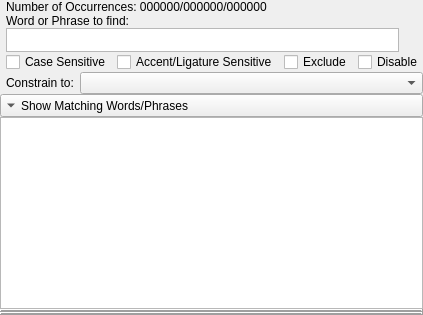
<?xml version="1.0" encoding="UTF-8"?>
<ui version="4.0">
 <comment>****************************************************************************
**
** Copyright (C) 2012-2025 Donna Whisnant, a.k.a. Dewtronics.
** Contact: http://www.dewtronics.com/
**
** This file is part of the KJVCanOpener Application as originally written
** and developed for Bethel Church, Festus, MO.
**
** GNU General Public License Usage
** This file may be used under the terms of the GNU General Public License
** version 3.0 as published by the Free Software Foundation and appearing
** in the file gpl-3.0.txt included in the packaging of this file. Please
** review the following information to ensure the GNU General Public License
** version 3.0 requirements will be met:
** http://www.gnu.org/copyleft/gpl.html.
**
** Other Usage
** Alternatively, this file may be used in accordance with the terms and
** conditions contained in a signed written agreement between you and
** Dewtronics.
**
****************************************************************************</comment>
 <class>CSearchPhraseEdit</class>
 <widget class="QWidget" name="CSearchPhraseEdit">
  <property name="sizePolicy">
   <sizepolicy hsizetype="Preferred" vsizetype="Preferred">
    <horstretch>0</horstretch>
    <verstretch>0</verstretch>
   </sizepolicy>
  </property>
  <property name="windowTitle">
   <string>SearchPhraseEditWidget</string>
  </property>
  <property name="toolTip">
   <string extracomment=",8.25,-1,5,50,0,0,0,0,0"/>
  </property>
  <layout class="QVBoxLayout" name="verticalLayout">
   <property name="spacing">
    <number>0</number>
   </property>
   <property name="margin">
    <number>0</number>
   </property>
   <item>
    <layout class="QHBoxLayout" name="horizontalLayout_3">
     <property name="spacing">
      <number>6</number>
     </property>
     <item>
      <spacer name="horizontalSpacer_2">
       <property name="orientation">
        <enum>Qt::Horizontal</enum>
       </property>
       <property name="sizeType">
        <enum>QSizePolicy::Preferred</enum>
       </property>
       <property name="sizeHint" stdset="0">
        <size>
         <width>6</width>
         <height>20</height>
        </size>
       </property>
      </spacer>
     </item>
     <item>
      <layout class="QGridLayout" name="gridLayout_2">
       <property name="spacing">
        <number>0</number>
       </property>
       <item row="0" column="0">
        <layout class="QHBoxLayout" name="horizontalLayout_2">
         <property name="spacing">
          <number>0</number>
         </property>
         <item>
          <layout class="QGridLayout" name="gridLayout">
           <property name="spacing">
            <number>0</number>
           </property>
           <item row="0" column="0">
            <widget class="QLabel" name="lblOccurrenceCount">
             <property name="toolTip">
              <string>Occurrence Count for this Phrase: Contributing/Selected Text/Whole Bible</string>
             </property>
             <property name="text">
              <string>Number of Occurrences: 000000/000000/000000</string>
             </property>
            </widget>
           </item>
           <item row="0" column="1" rowspan="2">
            <spacer name="horizontalSpacer">
             <property name="orientation">
              <enum>Qt::Horizontal</enum>
             </property>
             <property name="sizeHint" stdset="0">
              <size>
               <width>5</width>
               <height>13</height>
              </size>
             </property>
            </spacer>
           </item>
           <item row="0" column="2" rowspan="2">
            <layout class="QHBoxLayout" name="horizontalLayout">
             <property name="spacing">
              <number>0</number>
             </property>
             <item>
              <widget class="QPushButton" name="buttonAddPhrase">
               <property name="sizePolicy">
                <sizepolicy hsizetype="Preferred" vsizetype="Preferred">
                 <horstretch>0</horstretch>
                 <verstretch>0</verstretch>
                </sizepolicy>
               </property>
               <property name="maximumSize">
                <size>
                 <width>32</width>
                 <height>32</height>
                </size>
               </property>
               <property name="toolTip">
                <string>Add Phrase to User Database</string>
               </property>
               <property name="statusTip">
                <string>Add this Phrase to the User Database</string>
               </property>
               <property name="text">
                <string/>
               </property>
               <property name="icon">
                <iconset resource="KJVCanOpener.qrc">
                 <normaloff>:/res/addPhrase.png</normaloff>:/res/addPhrase.png</iconset>
               </property>
               <property name="flat">
                <bool>true</bool>
               </property>
              </widget>
             </item>
             <item>
              <widget class="QPushButton" name="buttonDelPhrase">
               <property name="sizePolicy">
                <sizepolicy hsizetype="Preferred" vsizetype="Preferred">
                 <horstretch>0</horstretch>
                 <verstretch>0</verstretch>
                </sizepolicy>
               </property>
               <property name="maximumSize">
                <size>
                 <width>32</width>
                 <height>32</height>
                </size>
               </property>
               <property name="toolTip">
                <string>Delete Phrase from User Database</string>
               </property>
               <property name="statusTip">
                <string>Delete this Phrase from the User Database</string>
               </property>
               <property name="text">
                <string/>
               </property>
               <property name="icon">
                <iconset resource="KJVCanOpener.qrc">
                 <normaloff>:/res/delPhrase.png</normaloff>:/res/delPhrase.png</iconset>
               </property>
               <property name="flat">
                <bool>true</bool>
               </property>
              </widget>
             </item>
             <item>
              <widget class="QPushButton" name="buttonClear">
               <property name="sizePolicy">
                <sizepolicy hsizetype="Maximum" vsizetype="Maximum">
                 <horstretch>0</horstretch>
                 <verstretch>0</verstretch>
                </sizepolicy>
               </property>
               <property name="maximumSize">
                <size>
                 <width>32</width>
                 <height>32</height>
                </size>
               </property>
               <property name="toolTip">
                <string>Clear Phrase Text</string>
               </property>
               <property name="statusTip">
                <string>Clear this Phrase Text</string>
               </property>
               <property name="text">
                <string/>
               </property>
               <property name="icon">
                <iconset resource="KJVCanOpener.qrc">
                 <normaloff>:/res/edit_clear.png</normaloff>:/res/edit_clear.png</iconset>
               </property>
               <property name="flat">
                <bool>true</bool>
               </property>
              </widget>
             </item>
            </layout>
           </item>
           <item row="1" column="0">
            <widget class="QLabel" name="lblPhrase">
             <property name="text">
              <string>Word or Phrase to find:</string>
             </property>
             <property name="buddy">
              <cstring>editPhrase</cstring>
             </property>
            </widget>
           </item>
           <item row="2" column="0" colspan="3">
            <widget class="CPhraseLineEdit" name="editPhrase">
             <property name="sizePolicy">
              <sizepolicy hsizetype="Expanding" vsizetype="Fixed">
               <horstretch>0</horstretch>
               <verstretch>0</verstretch>
              </sizepolicy>
             </property>
             <property name="minimumSize">
              <size>
               <width>240</width>
               <height>24</height>
              </size>
             </property>
             <property name="maximumSize">
              <size>
               <width>16777215</width>
               <height>24</height>
              </size>
             </property>
             <property name="toolTip">
              <string>&lt;html&gt;&lt;head/&gt;&lt;body&gt;&lt;table border=&quot;0&quot; style=&quot; margin-top:0px; margin-bottom:0px; margin-left:0px; margin-right:0px;&quot; width=&quot;240&quot; cellspacing=&quot;0&quot; cellpadding=&quot;0&quot;&gt;&lt;tr&gt;&lt;td colspan=&quot;2&quot; style=&quot; vertical-align:top; padding-left:0; padding-right:0; padding-top:0; padding-bottom:0;&quot;&gt;&lt;p&gt;Enter Search Phrase to find. &lt;br/&gt;&lt;/p&gt;&lt;/td&gt;&lt;/tr&gt;&lt;tr&gt;&lt;td colspan=&quot;2&quot; style=&quot; vertical-align:top; padding-left:0; padding-right:0; padding-top:0; padding-bottom:0;&quot;&gt;&lt;p&gt;Use: &lt;/p&gt;&lt;/td&gt;&lt;/tr&gt;&lt;tr&gt;&lt;td colspan=&quot;2&quot; style=&quot; vertical-align:top; padding-left:0; padding-right:0; padding-top:0; padding-bottom:0;&quot;&gt;&lt;p&gt;| for OR operator &lt;/p&gt;&lt;/td&gt;&lt;/tr&gt;&lt;tr&gt;&lt;td width=&quot;50&quot; style=&quot; vertical-align:top; padding-left:0; padding-right:0; padding-top:0; padding-bottom:0;&quot;&gt;&lt;p&gt;&lt;br/&gt;&lt;/p&gt;&lt;/td&gt;&lt;td width=&quot;240&quot; style=&quot; vertical-align:top; padding-left:0; padding-right:0; padding-top:0; padding-bottom:0;&quot;&gt;&lt;p&gt;example: James | John&lt;br/&gt;(matches either &amp;quot;James&amp;quot; or &amp;quot;John&amp;quot;)&lt;br/&gt;&lt;/p&gt;&lt;/td&gt;&lt;/tr&gt;&lt;tr&gt;&lt;td colspan=&quot;2&quot; style=&quot; vertical-align:top; padding-left:0; padding-right:0; padding-top:0; padding-bottom:0;&quot;&gt;&lt;p&gt;[] to specify character set &lt;/p&gt;&lt;/td&gt;&lt;/tr&gt;&lt;tr&gt;&lt;td style=&quot; vertical-align:top; padding-left:0; padding-right:0; padding-top:0; padding-bottom:0;&quot;&gt;&lt;p&gt;&lt;br/&gt;&lt;/p&gt;&lt;/td&gt;&lt;td style=&quot; vertical-align:top; padding-left:0; padding-right:0; padding-top:0; padding-bottom:0;&quot;&gt;&lt;p&gt;example: ba[dk]e&lt;br/&gt;(matches &amp;quot;bade&amp;quot; or &amp;quot;bake&amp;quot;) &lt;/p&gt;&lt;/td&gt;&lt;/tr&gt;&lt;tr&gt;&lt;td colspan=&quot;2&quot; style=&quot; vertical-align:top; padding-left:0; padding-right:0; padding-top:0; padding-bottom:0;&quot;&gt;&lt;p&gt;&lt;br/&gt;* to find any of zero or more characters &lt;/p&gt;&lt;/td&gt;&lt;/tr&gt;&lt;tr&gt;&lt;td style=&quot; vertical-align:top; padding-left:0; padding-right:0; padding-top:0; padding-bottom:0;&quot;&gt;&lt;p&gt;&lt;br/&gt;&lt;/p&gt;&lt;/td&gt;&lt;td style=&quot; vertical-align:top; padding-left:0; padding-right:0; padding-top:0; padding-bottom:0;&quot;&gt;&lt;p&gt;example: baptiz*&lt;br/&gt;(matches words starting with &amp;quot;baptiz&amp;quot;) &lt;/p&gt;&lt;p&gt;example: *ology&lt;br/&gt;(matches words ending with &amp;quot;ology&amp;quot;) &lt;/p&gt;&lt;p&gt;example: an*er&lt;br/&gt;(matches words starting with &amp;quot;an&amp;quot;,&lt;br/&gt;and ending with &amp;quot;er&amp;quot;) &lt;/p&gt;&lt;p&gt;example: fruit of * doings&lt;br/&gt;(matches any word in that position,&lt;br/&gt;such as: &amp;quot;fruit of their doings&amp;quot;) &lt;/p&gt;&lt;/td&gt;&lt;/tr&gt;&lt;tr&gt;&lt;td colspan=&quot;2&quot; style=&quot; vertical-align:top; padding-left:0; padding-right:0; padding-top:0; padding-bottom:0;&quot;&gt;&lt;p&gt;&lt;br/&gt;? to find any of exactly one character &lt;/p&gt;&lt;/td&gt;&lt;/tr&gt;&lt;tr&gt;&lt;td style=&quot; vertical-align:top; padding-left:0; padding-right:0; padding-top:0; padding-bottom:0;&quot;&gt;&lt;p&gt;&lt;br/&gt;&lt;/p&gt;&lt;/td&gt;&lt;td style=&quot; vertical-align:top; padding-left:0; padding-right:0; padding-top:0; padding-bottom:0;&quot;&gt;&lt;p&gt;example: ba?e&lt;br/&gt;(matches any character for the 3rd&lt;br/&gt;character, such as babe. bade, bake,&lt;br/&gt;bare, etc, but will &lt;span style=&quot; text-decoration: underline;&quot;&gt;not&lt;/span&gt; match: bathe) &lt;/p&gt;&lt;/td&gt;&lt;/tr&gt;&lt;/table&gt;&lt;p&gt;&lt;br/&gt;&lt;/p&gt;&lt;/body&gt;&lt;/html&gt;</string>
             </property>
             <property name="statusTip">
              <string>Enter Word or Phrase to Search</string>
             </property>
             <property name="verticalScrollBarPolicy">
              <enum>Qt::ScrollBarAlwaysOff</enum>
             </property>
             <property name="horizontalScrollBarPolicy">
              <enum>Qt::ScrollBarAlwaysOff</enum>
             </property>
             <property name="tabChangesFocus">
              <bool>true</bool>
             </property>
             <property name="lineWrapMode">
              <enum>QTextEdit::NoWrap</enum>
             </property>
            </widget>
           </item>
          </layout>
         </item>
         <item>
          <layout class="QVBoxLayout" name="verticalLayout_2">
           <property name="spacing">
            <number>0</number>
           </property>
           <item>
            <spacer name="verticalSpacer">
             <property name="orientation">
              <enum>Qt::Vertical</enum>
             </property>
             <property name="sizeType">
              <enum>QSizePolicy::Expanding</enum>
             </property>
             <property name="sizeHint" stdset="0">
              <size>
               <width>13</width>
               <height>13</height>
              </size>
             </property>
            </spacer>
           </item>
           <item>
            <widget class="QPushButton" name="buttonRemove">
             <property name="maximumSize">
              <size>
               <width>24</width>
               <height>24</height>
              </size>
             </property>
             <property name="toolTip">
              <string>Remove this Search Phrase</string>
             </property>
             <property name="statusTip">
              <string>Remove this Search Phrase from the Search Criteria</string>
             </property>
             <property name="text">
              <string/>
             </property>
             <property name="icon">
              <iconset resource="KJVCanOpener.qrc">
               <normaloff>:/res/Close.png</normaloff>:/res/Close.png</iconset>
             </property>
             <property name="flat">
              <bool>true</bool>
             </property>
            </widget>
           </item>
          </layout>
         </item>
        </layout>
       </item>
       <item row="1" column="0">
        <layout class="QHBoxLayout" name="horizontalLayout_4">
         <property name="spacing">
          <number>6</number>
         </property>
         <item>
          <widget class="QCheckBox" name="chkCaseSensitive">
           <property name="sizePolicy">
            <sizepolicy hsizetype="Preferred" vsizetype="Fixed">
             <horstretch>0</horstretch>
             <verstretch>0</verstretch>
            </sizepolicy>
           </property>
           <property name="toolTip">
            <string>Enable Case Sensitivity on Matching</string>
           </property>
           <property name="statusTip">
            <string>Enable Case Sensitivity when Matching this Search Phrase</string>
           </property>
           <property name="text">
            <string>Case Sensitive</string>
           </property>
          </widget>
         </item>
         <item>
          <widget class="QCheckBox" name="chkAccentSensitive">
           <property name="sizePolicy">
            <sizepolicy hsizetype="Preferred" vsizetype="Fixed">
             <horstretch>0</horstretch>
             <verstretch>0</verstretch>
            </sizepolicy>
           </property>
           <property name="toolTip">
            <string>Enable Accent Matching on Foreign Language Text</string>
           </property>
           <property name="statusTip">
            <string>Enable Accent Matching Sensitivity when using Foreign Language Bible Databases</string>
           </property>
           <property name="text">
            <string>Accent/Ligature Sensitive</string>
           </property>
          </widget>
         </item>
         <item>
          <widget class="QCheckBox" name="chkExclude">
           <property name="sizePolicy">
            <sizepolicy hsizetype="Preferred" vsizetype="Fixed">
             <horstretch>0</horstretch>
             <verstretch>0</verstretch>
            </sizepolicy>
           </property>
           <property name="toolTip">
            <string>Exclude Occurrences of this Phrase</string>
           </property>
           <property name="statusTip">
            <string>Exclude the results of this Phrase when they match other Phrases</string>
           </property>
           <property name="text">
            <string>Exclude</string>
           </property>
          </widget>
         </item>
         <item>
          <spacer name="horizontalSpacer_3">
           <property name="orientation">
            <enum>Qt::Horizontal</enum>
           </property>
           <property name="sizeHint" stdset="0">
            <size>
             <width>0</width>
             <height>13</height>
            </size>
           </property>
          </spacer>
         </item>
         <item>
          <widget class="QCheckBox" name="chkDisable">
           <property name="sizePolicy">
            <sizepolicy hsizetype="Preferred" vsizetype="Fixed">
             <horstretch>0</horstretch>
             <verstretch>0</verstretch>
            </sizepolicy>
           </property>
           <property name="toolTip">
            <string>Disable this Search Phrase</string>
           </property>
           <property name="statusTip">
            <string>Disable the Results of this Search Phrase</string>
           </property>
           <property name="text">
            <string>Disable</string>
           </property>
          </widget>
         </item>
        </layout>
       </item>
       <item row="2" column="0">
        <layout class="QHBoxLayout" name="horizontalLayout_5">
         <property name="spacing">
          <number>6</number>
         </property>
         <item>
          <widget class="QLabel" name="lblConstrainTo">
           <property name="text">
            <string>Constrain to:</string>
           </property>
           <property name="buddy">
            <cstring>comboConstrainTo</cstring>
           </property>
          </widget>
         </item>
         <item>
          <widget class="QComboBox" name="comboConstrainTo">
           <property name="sizePolicy">
            <sizepolicy hsizetype="Preferred" vsizetype="Fixed">
             <horstretch>10</horstretch>
             <verstretch>0</verstretch>
            </sizepolicy>
           </property>
           <property name="sizeAdjustPolicy">
            <enum>QComboBox::AdjustToContents</enum>
           </property>
          </widget>
         </item>
        </layout>
       </item>
      </layout>
     </item>
    </layout>
   </item>
   <item>
    <widget class="QToolButton" name="toolButtonShowMatchingPhrases">
     <property name="sizePolicy">
      <sizepolicy hsizetype="MinimumExpanding" vsizetype="Fixed">
       <horstretch>0</horstretch>
       <verstretch>0</verstretch>
      </sizepolicy>
     </property>
     <property name="text">
      <string>Show Matching Words/Phrases</string>
     </property>
     <property name="checkable">
      <bool>true</bool>
     </property>
     <property name="toolButtonStyle">
      <enum>Qt::ToolButtonTextBesideIcon</enum>
     </property>
     <property name="arrowType">
      <enum>Qt::DownArrow</enum>
     </property>
    </widget>
   </item>
   <item>
    <widget class="QTreeView" name="treeViewMatchingPhrases">
     <property name="sizePolicy">
      <sizepolicy hsizetype="Expanding" vsizetype="Fixed">
       <horstretch>0</horstretch>
       <verstretch>0</verstretch>
      </sizepolicy>
     </property>
     <property name="verticalScrollBarPolicy">
      <enum>Qt::ScrollBarAsNeeded</enum>
     </property>
     <property name="editTriggers">
      <set>QAbstractItemView::NoEditTriggers</set>
     </property>
     <property name="dragDropMode">
      <enum>QAbstractItemView::DragOnly</enum>
     </property>
     <property name="alternatingRowColors">
      <bool>false</bool>
     </property>
     <property name="selectionMode">
      <enum>QAbstractItemView::ExtendedSelection</enum>
     </property>
     <property name="verticalScrollMode">
      <enum>QAbstractItemView::ScrollPerPixel</enum>
     </property>
     <property name="rootIsDecorated">
      <bool>false</bool>
     </property>
     <property name="allColumnsShowFocus">
      <bool>true</bool>
     </property>
     <property name="headerHidden">
      <bool>true</bool>
     </property>
    </widget>
   </item>
   <item>
    <widget class="QFrame" name="lineSeparator2">
     <property name="frameShape">
      <enum>QFrame::HLine</enum>
     </property>
     <property name="frameShadow">
      <enum>QFrame::Raised</enum>
     </property>
     <property name="lineWidth">
      <number>2</number>
     </property>
    </widget>
   </item>
   <item>
    <widget class="QFrame" name="lineSeparator">
     <property name="frameShape">
      <enum>QFrame::HLine</enum>
     </property>
     <property name="frameShadow">
      <enum>QFrame::Raised</enum>
     </property>
     <property name="lineWidth">
      <number>2</number>
     </property>
    </widget>
   </item>
  </layout>
 </widget>
 <customwidgets>
  <customwidget>
   <class>CPhraseLineEdit</class>
   <extends>QTextEdit</extends>
   <header>SearchPhraseEdit.h</header>
  </customwidget>
 </customwidgets>
 <tabstops>
  <tabstop>editPhrase</tabstop>
  <tabstop>chkCaseSensitive</tabstop>
  <tabstop>chkAccentSensitive</tabstop>
  <tabstop>chkExclude</tabstop>
  <tabstop>chkDisable</tabstop>
  <tabstop>comboConstrainTo</tabstop>
  <tabstop>buttonAddPhrase</tabstop>
  <tabstop>buttonDelPhrase</tabstop>
  <tabstop>buttonClear</tabstop>
  <tabstop>buttonRemove</tabstop>
 </tabstops>
 <resources>
  <include location="KJVCanOpener.qrc"/>
 </resources>
 <connections/>
</ui>
